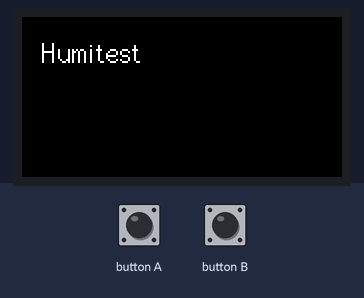
The sketch below on a simulated ESP32. Shown: 160×80 colour display. Nothing arrives over Bluetooth unless stated; not simulated (calls return 0 or success): UNIT_ENV.h; what the sketch prints to the serial monitor is not drawn.

Above: at 0.2 s.
At 1.2 s:
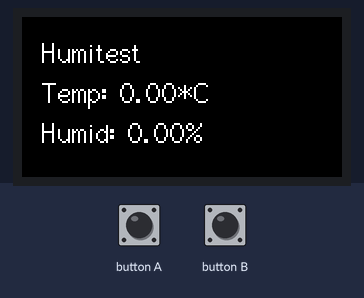
At 2.2 s:
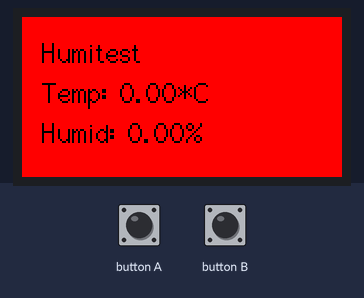

The sketch:

Humicon.ino
```cpp
#include <M5StickC.h>
#include <Wire.h>
#include <BluetoothSerial.h>
#include <math.h>

#include <UNIT_ENV.h>

SHT3X sht30;
//QMP6988 qmp6988;

BluetoothSerial SerialBT;

hw_timer_t * timer = NULL;

int mode = 0;
int count = 0;
int last_count = 0;

int status = 0;

void IRAM_ATTR onTimer() {
  // update data
  count++;
//  count = count % 25;   //1Hz
  count = count % 60;     // 1min
}

float temp = 0.0;
float hum = 0.0;

float hum_1min[60];

float hum_1minAVG(float hum){
  float hum_total = 0.0;
  hum_1min[count] = hum;

  for(int i=0; i<60; i++){
    hum_total += hum_1min[i];
  }

  return hum_total / 60.f;

}

void M5drawing(float temp, float hum){

  switch(status){

    // 0-1: ALART(BLINK)
    case 0:
      M5.Lcd.fillScreen(TFT_RED);
      M5.Lcd.setTextColor(BLACK,RED);
  //    status = 1;
    break;

    case 1:
      M5.Lcd.fillScreen(TFT_BLACK);
      M5.Lcd.setTextColor(WHITE, BLACK);
 //     status = 0;
    break;

    case 2:
      M5.Lcd.fillScreen(TFT_BLACK);
      M5.Lcd.setTextColor(WHITE, BLACK);
    break;
  }

  M5.Lcd.setCursor(10, 10); //set the cursor location.
  M5.Lcd.println("Humitest");

  M5.Lcd.setCursor(10, 30);
  M5.Lcd.printf("Temp: %3.2f*C", temp);

  M5.Lcd.setCursor(10, 50);
  M5.Lcd.printf("Humid: %3.2f%%", hum);

}

void setup() {
  M5.begin();  //Init M5StickC Plus.
  Serial.begin(115200);
  SerialBT.begin("ESP32_stack");

  // Use 1st timer of 4 (counted from zero).
  // Set 80 divider for prescaler (see ESP32 Technical Reference Manual for more
  // info).

  timer = timerBegin(0, getApbFrequency() / 1000000, true); // 1us
  timerAttachInterrupt(timer, &onTimer, true);
//  timerAlarmWrite(timer, 40000, true);           //40000 = 40ms 25Hz
  timerAlarmWrite(timer, 1000000, true);         // 1Hz
  timerAlarmEnable(timer);

  count = 0;
  last_count = 0;
  status = 0;

  Wire.begin(0,26);                     //Init I2C for Humid sensor
 // qmp6988.init();

  M5.Lcd.setRotation(1);  //Rotate the screen.
  M5.Lcd.setTextFont(2);
  M5.Lcd.fillScreen(BLACK);
  M5.Lcd.setTextSize(1);
  M5.Lcd.setCursor(10, 10); //set the cursor location.
  M5.Lcd.println("Humitest");

  // waiting...
/*  M5.Lcd.setCursor(10, 30);
  M5.Lcd.println("Internal initialize...");
  while(count<58){

  }
*/
 }

void loop() {
  M5.update();

  Serial.printf("%d\n",status);

  if(sht30.get()==0){
    temp = sht30.cTemp;
    hum = sht30.humidity;
  }

//  Serial.printf("Temperatura: %2.2f*C  Humedad: %0.2f%%  Pressure: %0.2fPa\r\n", sht30.cTemp, sht30.humidity, qmp6988.calcPressure());
 // delay(1000);


 if (M5.BtnA.wasReleased()) {
   status = 2;
  }

  if (M5.BtnB.wasReleased() ) {

  }


  if(count != last_count){

    if(hum < 30){
       status++;
       status = status % 2;
    }else{
      status = 2;
    }

    M5drawing(temp, hum);
    Serial.printf("avg:%2.2f\n",hum_1minAVG(hum));
  }

  last_count = count;
}
```

Measured:
- what the display in image 1 shows lasts 1.0 s, from 1.2 s to 2.2 s
